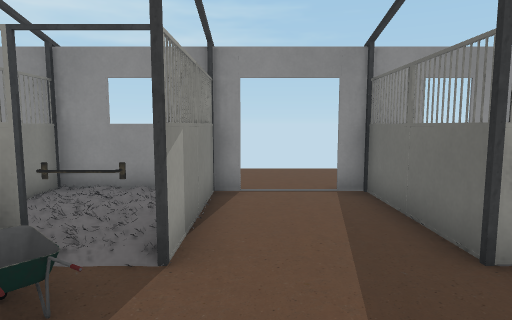
view 1 (above)

16 first-person views from a walk through a 3-D level made in the Godot game engine. The camera is 1.5 m above the floor, tilts 6° down and sees 75° across. The floor is counted in squares, 1 m on a side. Each view is taken from the middle of a square. On the plan, view 1 faces up. The plan holds only what a view shows up to about 15 squares ahead; the rest is blank. Door leaves are left out where a doorway can be walked through. Some surface patterns are stand-ins.

view 2
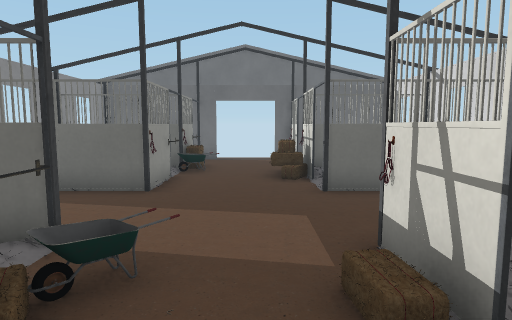

view 3
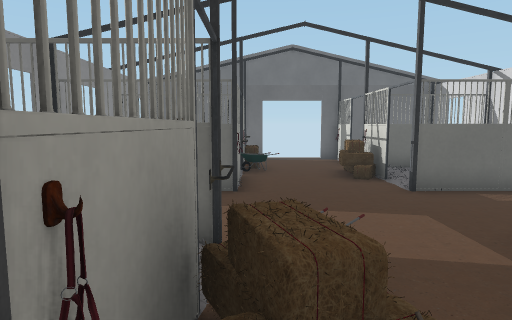

view 4
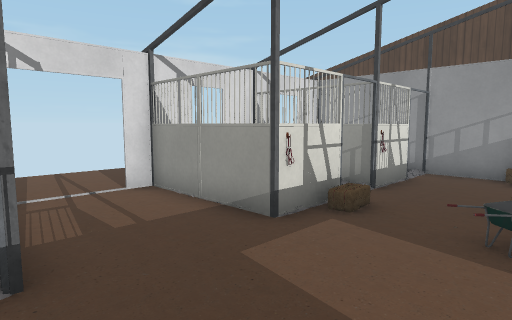

view 5
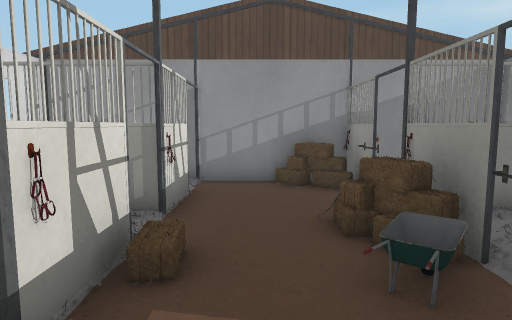

view 6
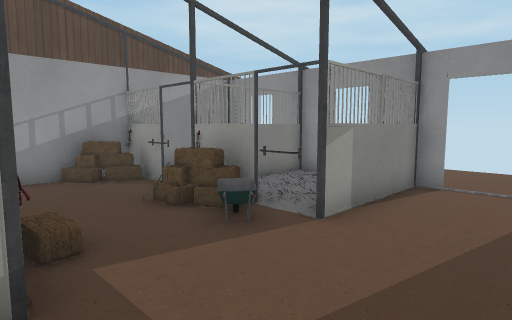

view 7
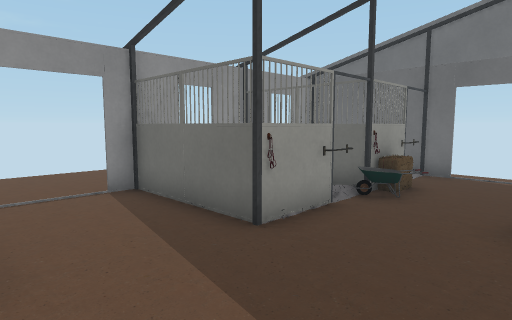

view 8
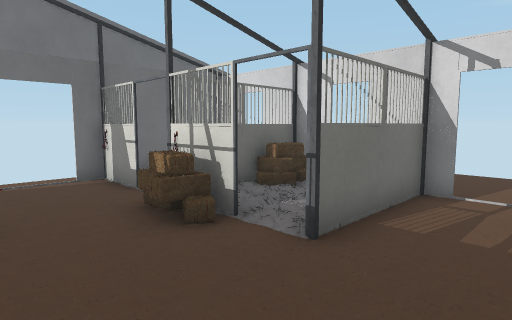

view 9
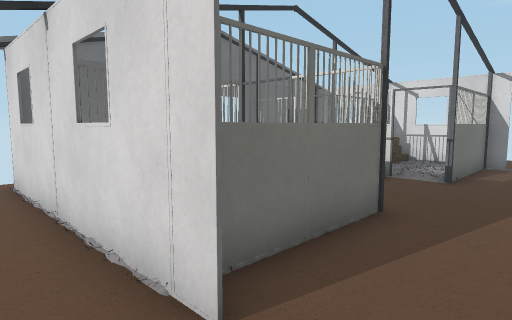

view 10
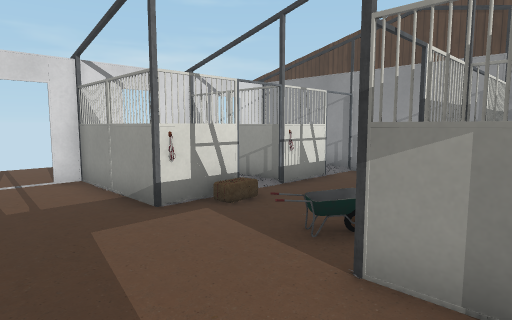

view 11
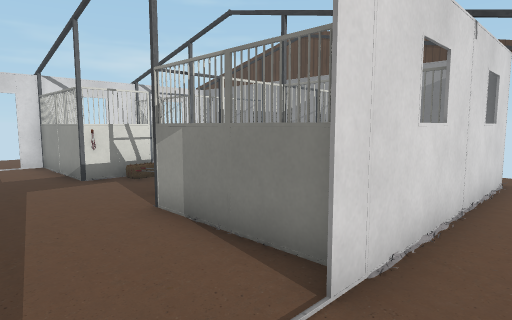

view 12
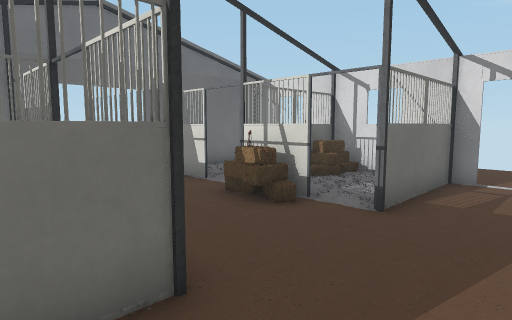

view 13
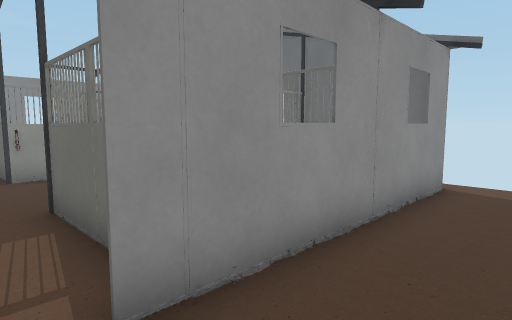

view 14
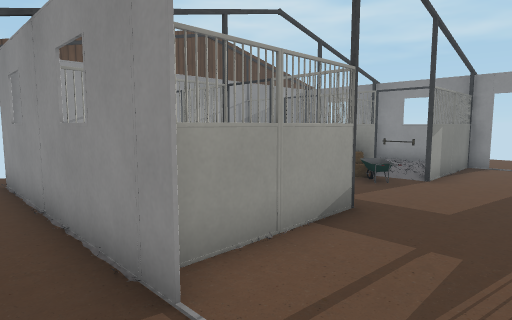

view 15
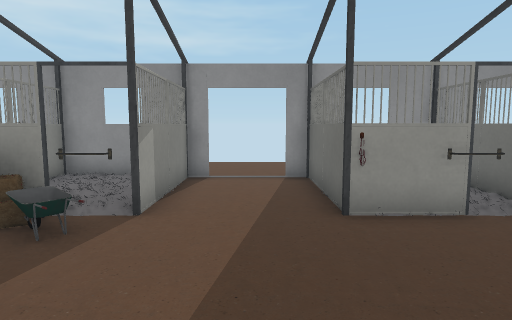

view 16
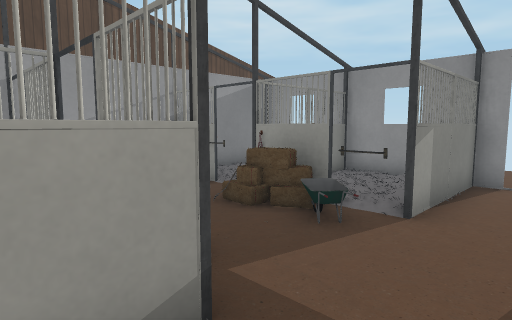

### Floor plan
Key: @ floor where view 1 was taken; # wall or solid block; . floor; D open door; = window, fence, low wall or low ledge; ^ raised ledge; F frame; B hay bale; O other object.
Columns run from 9 left of view 1 to 10 right of it. Each row starts with its distance up from view 1.
 11         .....
 10         .....
  9        .......
  8 .........DD##......
  7 .########.D.#######
  6  #  ##  #...#  #  #
  5  #  ##  #...#  #  #
  4    ## # #... #   ###
  3  ##F.OFFD....DFOOF.#
  2  #=..=.=.......=...D
  1  #................DD
  0  #DD.#D..@..#D^=DD.#
 -1  FDD##D##...FF#FDF##
 -2  #  #   #...#  =   #
 -3  #  #   #...# ^^   #
 -4  ## # ###..###B## ##
 -5  .#####...DD....###.
 -6        .............
 -7         .......
 -8         .....

Where each view was taken, in squares from view 1:
view 1: 0 up, 0 right, facing up
view 2: 1 up, 5 left, facing right
view 3: 3 up, 5 left, facing right
view 4: 3 up, 3 right, facing down-left
view 5: 1 up, 1 right, facing left
view 6: 1 down, 2 right, facing up-left
view 7: 0 up, 1 left, facing up-right
view 8: 3 up, 0 right, facing down-right
view 9: 9 up, 0 right, facing down-right
view 10: 5 up, 2 right, facing down-left
view 11: 9 up, 2 right, facing down-left
view 12: 5 up, 0 right, facing down-right
view 13: 7 down, 1 right, facing up-right
view 14: 6 down, 2 right, facing up-left
view 15: 2 down, 1 right, facing up
view 16: 2 down, 1 right, facing up-left
